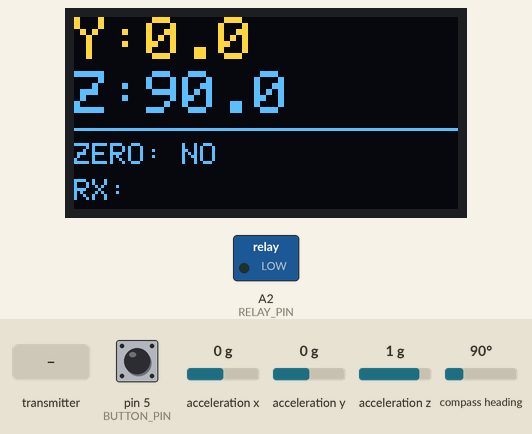
Bench run of a sketch on a simulated Arduino Uno, built for the host (arithmetic inside an expression is 32-bit, double 64-bit). Parts: 128×64 one-colour display, switched loads named in the sketch (green lamp = pin HIGH). Wiring (inferred from the names in the program): 24Cxx EEPROM at I2C address 0x50. Inputs (shaded band) come from the test bench; at power-on: pin 5 (BUTTON_PIN) HIGH, acceleration x 0 g, acceleration y 0 g, acceleration z 1 g, compass heading 90°. The OLED is the two-colour kind (top 16 rows yellow); EEPROM starts erased; no radio packets arrive unless stated.

Above: at 2.4 s.
2.5 s: the transmitter starts sending message = S_P
At 3.3 s:
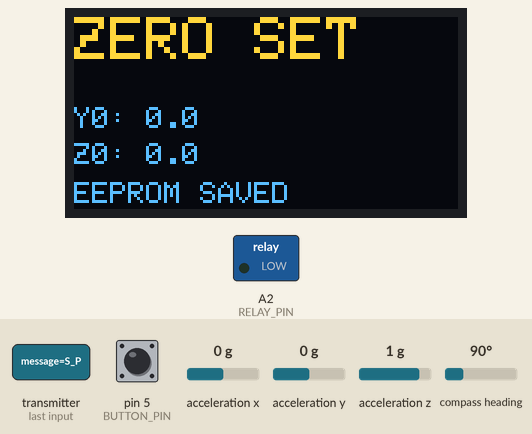
5.5 s: the transmitter starts sending message = R_P
At 6.3 s:
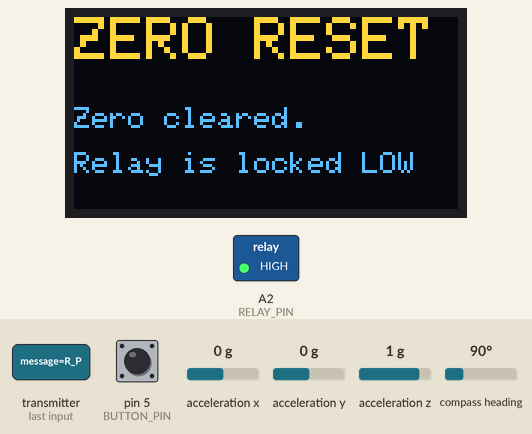
8.5 s: pin 5 (BUTTON_PIN) pulled LOW for 3.2 s
At 10.4 s:
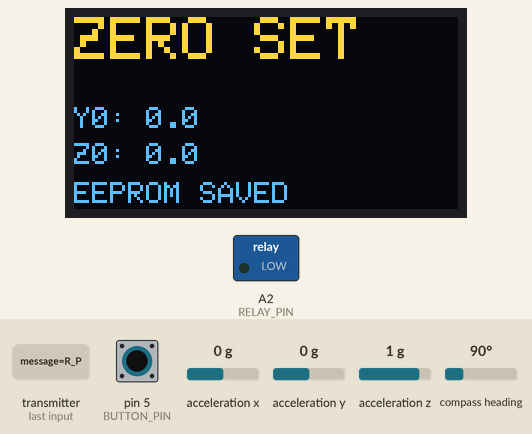
13.2 s: acceleration x set to -1.4 g
At 14.53 s:
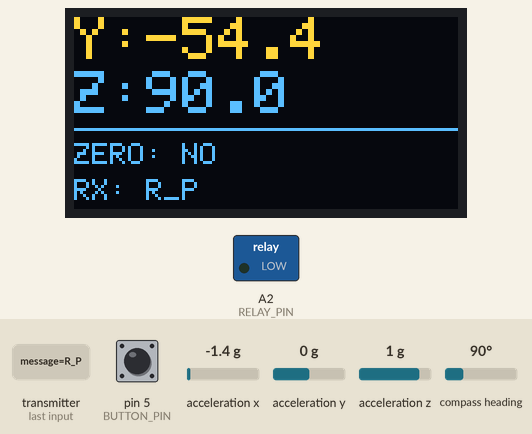
15.9 s: acceleration y set to -1.4 g
At 17.53 s:
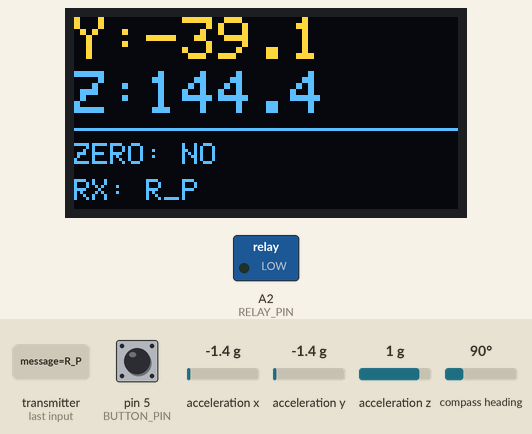
18.9 s: acceleration z set to -1.4 g
At 20.53 s:
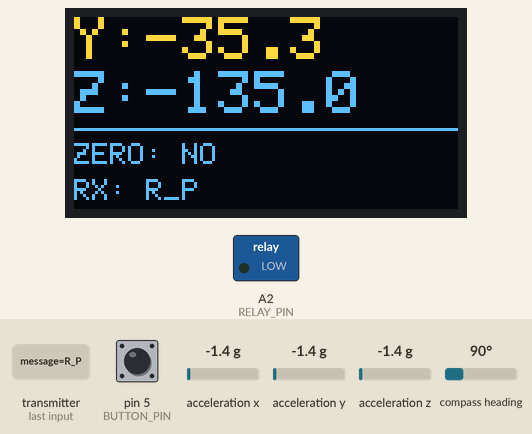
Timing chart, 0 to 22.0 s (numbered marks = the images above; inputs shaded):
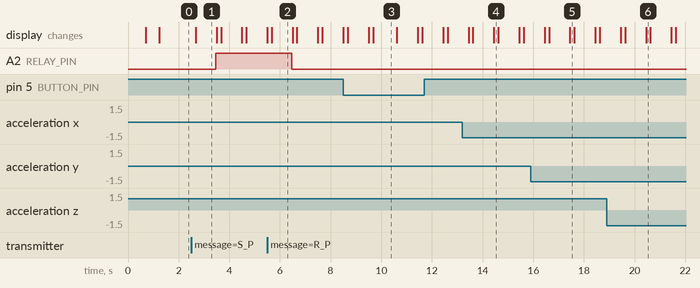

Measured:
- after the input at 2.5 s, A2 (RELAY_PIN): LOW → HIGH after 0.97 s; the display: changes after 0.17 s (image 1)
- after the input at 5.5 s, A2 (RELAY_PIN): HIGH → LOW after 0.97 s; the display: changes after 0.17 s (image 2)
- after the input at 8.5 s, the display: first differs from a run without the input after 1.2 s (image 3)
- after the input at 13.2 s, the display: first differs from a run without the input after 1.2 s (image 4)
- after the input at 15.9 s, the display: first differs from a run without the input after 1.5 s (image 5)
- after the input at 18.9 s, the display: first differs from a run without the input after 1.6 s (image 6)
- what the display in image 1 shows lasts 0.8 s, from 2.7 s to 3.5 s

The sketch:

incline_atmega328p.ino
```cpp
#include <Wire.h>
#include <SPI.h>
#include <RF24.h>
#include <Adafruit_Sensor.h>
#include <Adafruit_BNO055.h>
#include <Adafruit_GFX.h>
#include <Adafruit_SSD1306.h>
#include <math.h>

// --- ПИНЫ ---
#define RELAY_PIN A2
#define BUTTON_PIN 5 // PD5 / D5
#define OLED_ADDR 0x3C
#define EEPROM_ADDR 0x50
#define SCREEN_WIDTH 128
#define SCREEN_HEIGHT 64

const float TOLERANCE_DEF = 1.5;
const uint32_t EEPROM_MAGIC = 0xB0052026;

Adafruit_SSD1306 display(SCREEN_WIDTH, SCREEN_HEIGHT, &Wire, -1);
Adafruit_BNO055 bno = Adafruit_BNO055(55, 0x28);
RF24 radio(PIN_PB1, PIN_PD4); // CE, CSN

// --- АДРЕСА ДЛЯ RF24 (ЗЕРКАЛЬНО ОТНОСИТЕЛЬНО ESP32) ---
const byte oledAddress[6] = "00001"; // Модуль СЛУШАЕТ этот адрес
const byte espAddress[6]  = "ESP01"; // Модуль ОТПРАВЛЯЕТ на этот адрес

// --- СТРУКТУРА ДЛЯ ПРИЕМА / ОТПРАВКИ ---
struct DataPacket {
  char message[32];
} myData;

struct CalibData {
  uint32_t magic;
  float zeroY;
  float zeroZ;
  uint8_t crc;
};

float zeroY = 0.0;
float zeroZ = -90.0;
bool isZeroSet = false; // Флаг активности установки нуля

bool oledOK = false;
bool bnoOK = false;
bool radioOK = false;
bool eepromOK = false;

bool lastButton = HIGH;
unsigned long btnTimer = 0;
bool btnLatch = false;

// --- ТАЙМЕР ДЛЯ ОТПРАВКИ ОШИБКИ ---
unsigned long lastErrorSendTime = 0;

// ---------- CRC ----------
uint8_t calcCRC(uint8_t *data, uint8_t len) {
  uint8_t crc = 0;
  for (uint8_t i = 0; i < len; i++) crc ^= data[i];
  return crc;
}

// ---------- I2C CHECK ----------
bool i2cDeviceExists(uint8_t addr) {
  Wire.beginTransmission(addr);
  return Wire.endTransmission() == 0;
}

// ---------- EEPROM ----------
bool eepromWriteByte(uint8_t memAddr, uint8_t value) {
  Wire.beginTransmission(EEPROM_ADDR);
  Wire.write(memAddr);
  Wire.write(value);
  if (Wire.endTransmission() != 0) return false;
  delay(7);
  return true;
}

bool eepromReadByte(uint8_t memAddr, uint8_t &value) {
  Wire.beginTransmission(EEPROM_ADDR);
  Wire.write(memAddr);
  if (Wire.endTransmission() != 0) return false;
  uint8_t count = Wire.requestFrom(EEPROM_ADDR, 1);
  if (count != 1) return false;
  value = Wire.read();
  return true;
}

bool eepromWriteBlock(uint8_t memAddr, uint8_t *data, uint8_t len) {
  for (uint8_t i = 0; i < len; i++) {
    if (!eepromWriteByte(memAddr + i, data[i])) return false;
  }
  return true;
}

bool eepromReadBlock(uint8_t memAddr, uint8_t *data, uint8_t len) {
  for (uint8_t i = 0; i < len; i++) {
    if (!eepromReadByte(memAddr + i, data[i])) return false;
  }
  return true;
}

bool saveZeroToEEPROM() {
  if (!eepromOK) return false;
  CalibData data;
  data.magic = EEPROM_MAGIC;
  data.zeroY = zeroY;
  data.zeroZ = zeroZ;
  data.crc = calcCRC((uint8_t*)&data, sizeof(CalibData) - 1);
  return eepromWriteBlock(0, (uint8_t*)&data, sizeof(CalibData));
}

bool loadZeroFromEEPROM() {
  if (!eepromOK) return false;
  CalibData data;
  if (!eepromReadBlock(0, (uint8_t*)&data, sizeof(CalibData))) return false;
  if (data.magic != EEPROM_MAGIC) return false;
  uint8_t crc = calcCRC((uint8_t*)&data, sizeof(CalibData) - 1);
  if (crc != data.crc) return false;
  zeroY = data.zeroY;
  zeroZ = data.zeroZ;
  return true;
}

// Разница углов через 180/-180
float angleDiff(float current, float target) {
  float diff = current - target;
  while (diff > 180.0) diff -= 360.0;
  while (diff < -180.0) diff += 360.0;
  return diff;
}

void showText(const char* txt) {
  if (!oledOK) return;
  display.clearDisplay();
  display.setTextColor(SSD1306_WHITE);
  display.setTextSize(1);
  display.setCursor(0, 0);
  display.print(txt);
  display.display();
}

void showSaved() {
  if (!oledOK) return;
  display.clearDisplay();
  display.setTextColor(SSD1306_WHITE);
  display.setTextSize(2);
  display.setCursor(0, 0);
  display.print("ZERO SET");
  display.setTextSize(1);
  display.setCursor(0, 30);
  display.print("Y0: ");
  display.print(zeroY, 1);
  display.setCursor(0, 42);
  display.print("Z0: ");
  display.print(zeroZ, 1);
  display.setCursor(0, 55);
  if (eepromOK) display.print("EEPROM SAVED");
  else display.print("EEPROM ERR");
  display.display();
  delay(800);
}

void showReset() {
  if (!oledOK) return;
  display.clearDisplay();
  display.setTextColor(SSD1306_WHITE);
  display.setTextSize(2);
  display.setCursor(0, 0);
  display.print("ZERO RESET");
  display.setTextSize(1);
  display.setCursor(0, 30);
  display.print("Zero cleared.");
  display.setCursor(0, 45);
  display.print("Relay is locked LOW");
  display.display();
  delay(800);
}

// ---------- ИСПРАВЛЕННАЯ ФУНКЦИЯ ОТПРАВКИ "ERROR" ----------
void sendErrorMessage() {
  if (!radioOK) return;

  radio.stopListening();               // Останавливаем приём
  radio.openWritingPipe(espAddress);    // ВАЖНО: Отправляем на адрес ESP32 ("ESP01")

  DataPacket errPacket;
  memset(&errPacket, 0, sizeof(errPacket));

  if (!bnoOK) {
    strncpy(errPacket.message, "BNO ERR", sizeof(errPacket.message) - 1);
  } else {
    strncpy(errPacket.message, "ERROR", sizeof(errPacket.message) - 1);
  }

  radio.write(&errPacket, sizeof(errPacket)); // Отправляем пакет

  radio.openReadingPipe(1, oledAddress); // ВАЖНО: Возвращаем прослушивание своего адреса ("00001")
  radio.startListening();              // Возвращаемся в режим приёма
}

void setup() {
  pinMode(RELAY_PIN, OUTPUT);
  digitalWrite(RELAY_PIN, LOW);
  pinMode(BUTTON_PIN, INPUT_PULLUP);

  Wire.begin();
  Wire.setClock(100000);

  oledOK = display.begin(SSD1306_SWITCHCAPVCC, OLED_ADDR);
  showText("BOOT...");

  eepromOK = i2cDeviceExists(EEPROM_ADDR);
  bnoOK = bno.begin();

  if (bnoOK) {
    delay(500);
    bno.setExtCrystalUse(true);
  } else {
    showText("BNO055 ERROR");
    delay(1000);
  }

  if (eepromOK) {
    if (loadZeroFromEEPROM()) {
      isZeroSet = true;
    } else {
      zeroY = 0.0;
      zeroZ = -90.0;
      isZeroSet = false;
      saveZeroToEEPROM();
    }
  }

  // --- НАСТРОЙКА РАДИО ---
  radioOK = radio.begin();
  if (radioOK) {
    radio.setChannel(100);                    // Канал 100
    radio.setDataRate(RF24_250KBPS);          // Скорость 250kbps
    radio.setAutoAck(false);                  // Без подтверждения
    radio.setPayloadSize(sizeof(DataPacket)); // 32 байта
    radio.openReadingPipe(1, oledAddress);    // Слушаем трубу "00001"
    radio.setPALevel(RF24_PA_LOW);
    radio.startListening();                   // Режим приёма
  }

  myData.message[0] = '\0';
  showText("READY");
  delay(500);
}

void loop() {
  float y = 0.0;
  float z = 0.0;

  if (bnoOK) {
    sensors_event_t event;
    bno.getEvent(&event);
    y = event.orientation.y;
    z = event.orientation.z;
  }

  // --- КНОПКА PD5 / D5 ---
  bool btn = digitalRead(BUTTON_PIN);
  if (btn != lastButton) {
    btnTimer = millis();
  }

  if ((millis() - btnTimer) > 60) {
    if (btn == LOW && !btnLatch) {
      btnLatch = true;
      zeroY = y;
      zeroZ = z;
      isZeroSet = true;
      saveZeroToEEPROM();
      showSaved();
    }
    if (btn == HIGH) {
      btnLatch = false;
    }
  }
  lastButton = btn;

  // --- ПРИЕМ ДАННЫХ ПО RADIO И ОБРАБОТКА КОМАНД ---
  if (radioOK && radio.available()) {
    radio.read(&myData, sizeof(myData));

    if (strcmp(myData.message, "S_P") == 0) {
      zeroY = y;
      zeroZ = z;
      isZeroSet = true;
      saveZeroToEEPROM();
      showSaved();
    }
    else if (strcmp(myData.message, "R_P") == 0) {
      zeroY = 0.0;
      zeroZ = -90.0;
      isZeroSet = false;
      saveZeroToEEPROM();
      showReset();
    }
  }

  float diffY = angleDiff(y, zeroY);
  float diffZ = angleDiff(z, zeroZ);

  // Условие нормальной работы
  bool ok = bnoOK &&
            isZeroSet &&
            fabs(diffY) <= TOLERANCE_DEF &&
            fabs(diffZ) <= TOLERANCE_DEF;

  digitalWrite(RELAY_PIN, ok ? HIGH : LOW);

  // --- ОТПРАВКА ОШИБКИ РАЗ В СЕКУНДУ ---
  if (!ok) {
    if (millis() - lastErrorSendTime >= 1000) {
      lastErrorSendTime = millis();
      sendErrorMessage();
    }
  }

  // --- OLED ---
  if (oledOK) {
    display.clearDisplay();
    display.setTextColor(SSD1306_WHITE);
    display.setTextSize(2);
    display.setCursor(0, 0);
    display.print("Y:");
    display.print(diffY, 1);

    display.setCursor(0, 18);
    display.print("Z:");
    display.print(diffZ, 1);

    display.drawFastHLine(0, 37, 128, SSD1306_WHITE);

    if (!bnoOK) {
      display.setTextSize(2);
      display.setCursor(0, 42);
      display.print("BNO ERR");
    } else if (ok) {
      display.setTextSize(2);
      display.setCursor(0, 40);
      display.print("NORM");
      display.setTextSize(1);
      display.setCursor(0, 56);
      display.print("RX: ");
      display.print(myData.message);
    } else {
      display.setTextSize(1);
      display.setCursor(0, 42);
      display.print("ZERO: ");
      display.print(isZeroSet ? "OK" : "NO");

      display.setCursor(0, 54);
      display.print("RX: ");
      display.print(myData.message);
    }
    display.display();
  }

  delay(30);
}
```
